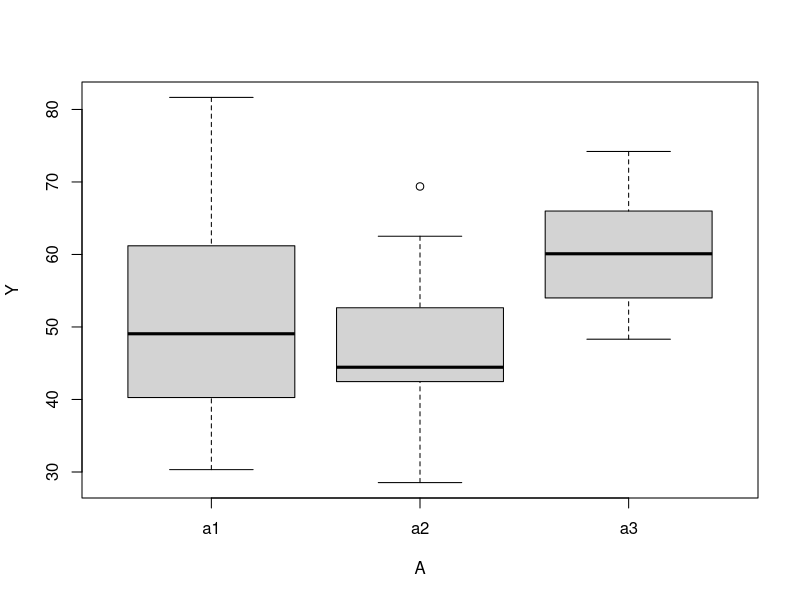

The R source for this figure:
library(car)
library(carData)
A <- as.factor(c(rep("a1", 25), rep("a2", 30), rep("a3", 28)))
Y <- c(rnorm(25, 50, 15), rnorm(30, 46, 10), rnorm(28, 61, 8))
boxplot(Y ~ A, ylab = "Y")
M <- lm(Y ~ A)
Anova(M)

# ! Anova Table (Type II tests)

# !Response: Y
# !           Sum Sq Df F value   Pr(>F)
# !A          6207.7  2  18.471 2.54e-07 ***
# !Residuals 13443.3 80
# !Signif. codes:  0 ‘***’ 0.001 ‘**’ 0.01 ‘*’ 0.05 ‘.’ 0.1 ‘ ’ 1

# the first DF is equal to the number of levels of the factor minus 1

# the target statistic is F (Fisher's F-test), similar to the t but for the variance.

# and if we look at the output for the lm()

# ! Residuals:
# !     Min      1Q  Median      3Q     Max
# ! -45.423  -5.843   0.721   6.911  29.779

# ! Coefficients:
# !             Estimate Std. Error t value Pr(>|t|)
# ! (Intercept)   44.740      2.593  17.257  < 2e-16 ***
# ! Aa2           -2.544      3.510  -0.725    0.471
# ! Aa3           16.773      3.567   4.702 1.06e-05 ***
# ! ---
# ! Signif. codes:  0 ‘***’ 0.001 ‘**’ 0.01 ‘*’ 0.05 ‘.’ 0.1 ‘ ’ 1

# ! Residual standard error: 12.96 on 80 degrees of freedom
# ! Multiple R-squared:  0.3159,    Adjusted R-squared:  0.2988
# ! F-statistic: 18.47 on 2 and 80 DF,  p-value: 2.54e-07

# Here we have not only one slope but two, one for each level of the factor. The intercept is A1 (the baseline for out categorical variable).

# Even if we are using a linear model, the categorical variables are as boolean (dummy variables -> https://en.wikipedia.org/wiki/Dummy_variable_(statistics)), so we have a slope for each level of the factor.

# o	The target distribution for each of the ANOVA test is the F distribution or Fisher distribution, the parameters of the F distribution are the degrees of freedom of the numerator (dFN) and degrees of freedom of the denominator (dFD). In A ANOVA test th dFN is the number of levels of the factor minus 1 and the dFD is the number of observations minus the number of levels of the factor. For instance If we have 100 observations with one factor and the factor has 3 levels.
